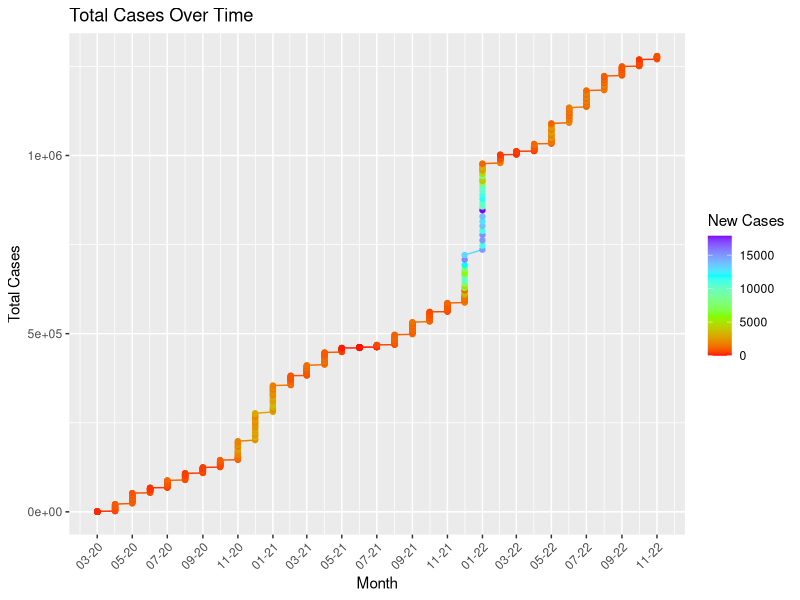
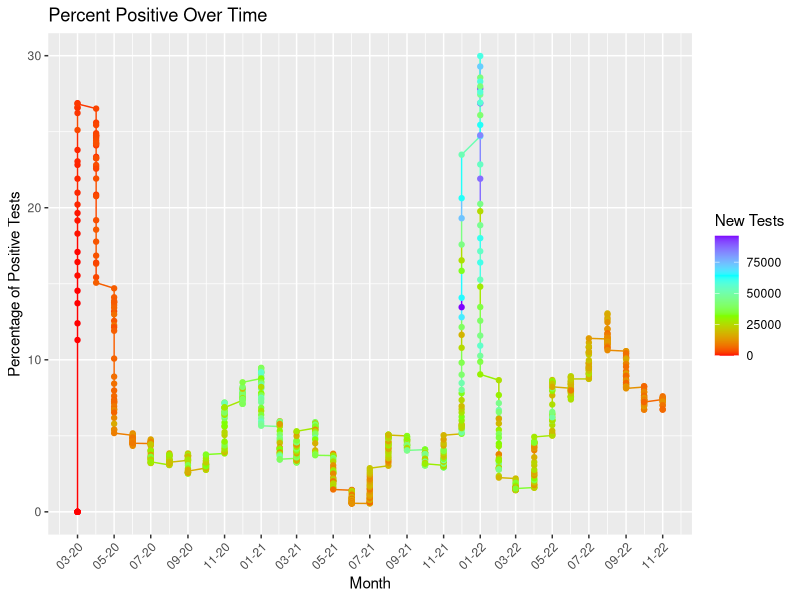
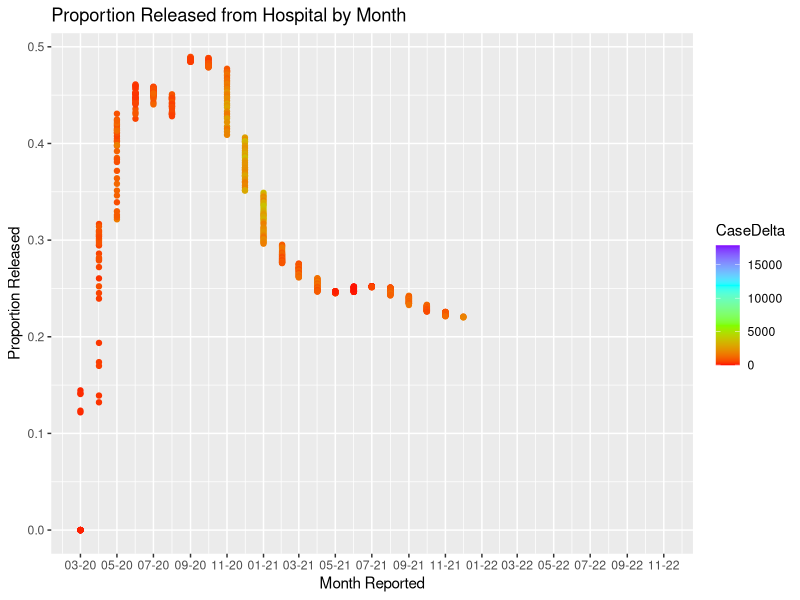
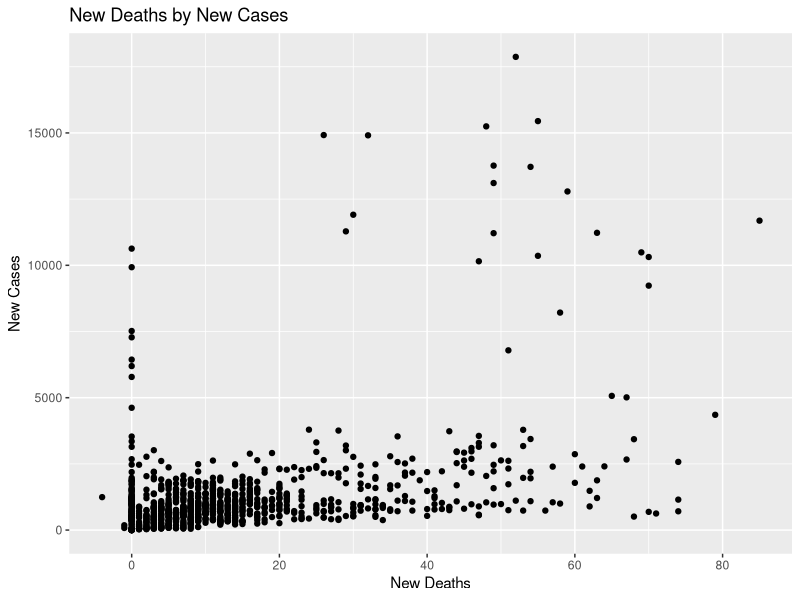
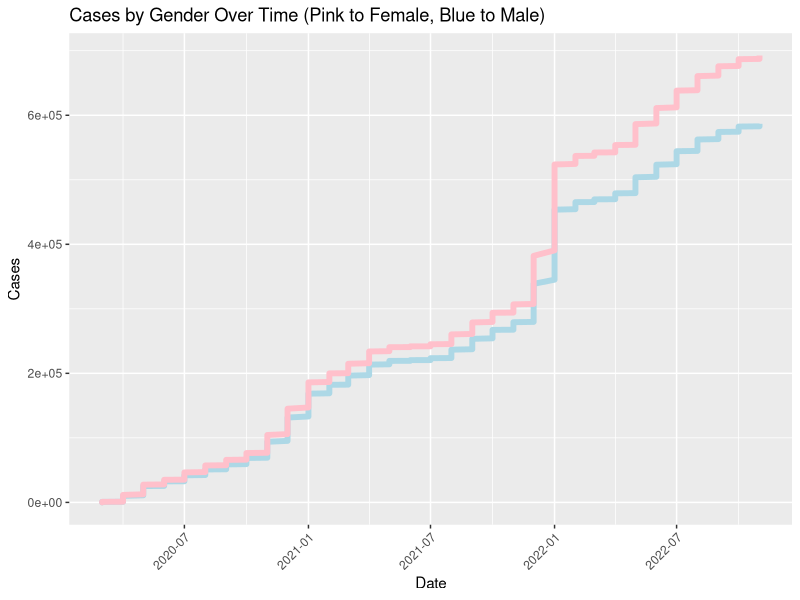
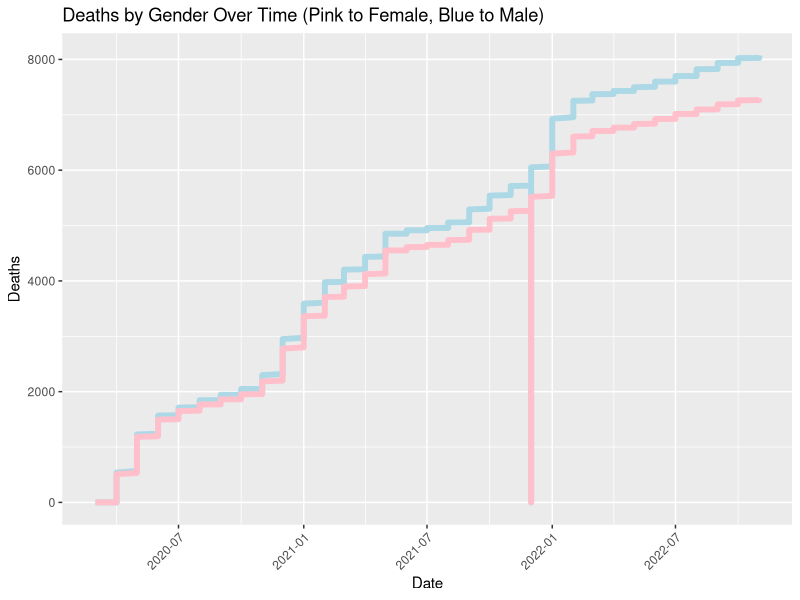
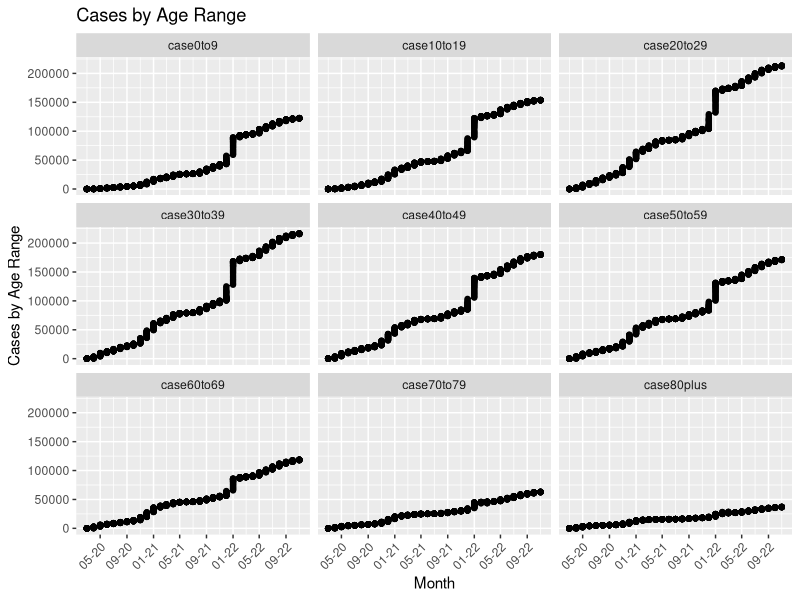
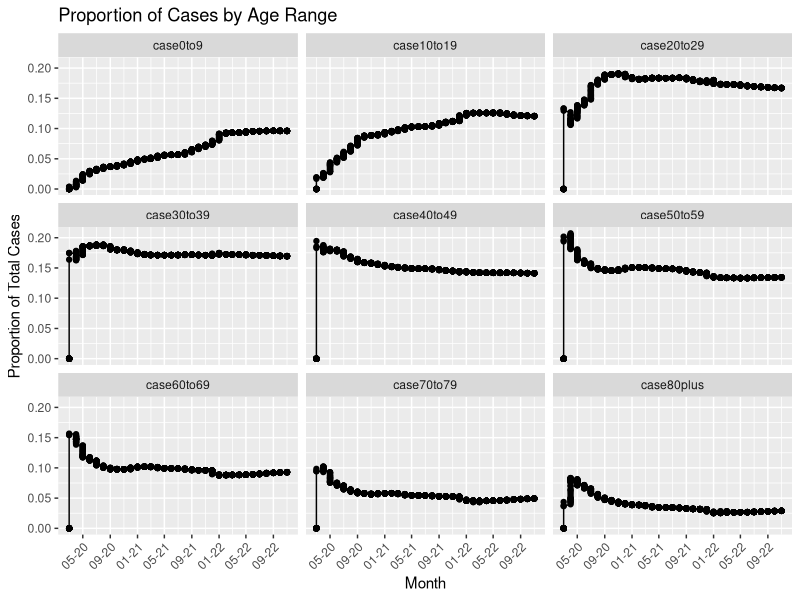

The R script that drew these images, in order:
## ---- chunk 1
knitr::opts_chunk$set(echo = TRUE)
## ---- chunk 2

library(data.table)
df <- fread('MD_COVID-19_-_MASTER_Case_Tracker.csv')
show(df)
## ---- chunk 3
library(zoo)
library(tidyverse)
library(lubridate)
library(dplyr)
## ---- chunk 4


df1 <- df %>% dplyr::mutate(year = year(as.Date(df$ReportDate,format="%m/%d/%Y")),
                 month = lubridate::month(as.Date(df$ReportDate,format="%m/%d/%Y")),
                 day = lubridate::day(as.Date(df$ReportDate,format="%m/%d/%Y")),
                 date = my(format(as.Date(df$ReportDate,format = "%m/%d/%Y"),"%m/%y")))
## ---- chunk 5
ggplot(data=df1, aes(x=df1$date, y=df1$TotalCases, color= df1$CaseDelta)) +
  labs(x = "Month", y = "Total Cases", color = "New Cases") +
  scale_colour_gradientn(colors=rainbow(4)) +
  geom_line()+
  geom_point() +
  scale_x_date(date_labels = "%m-%y",
               date_breaks = "2 month") +
  ggtitle("Total Cases Over Time") +
  theme(axis.text.x = element_text(angle = 45, hjust=1))
## ---- chunk 6
ggplot(data=df1, aes(x=df1$date, y=df1$PosTestPercent, color = df1$TestsDelta)) +
  geom_line() +
  labs(color = "New Tests", x = "Month", y = "Percentage of Positive Tests") +
  scale_colour_gradientn(colors=rainbow(4)) +
  geom_point() +
  scale_x_date(date_labels = "%m-%y",
               date_breaks = "2 month") +
  ggtitle("Percent Positive Over Time") + 
  theme(axis.text.x = element_text(angle = 45, hjust=1))
## ---- chunk 7
proportion_released = df1$total_released / df1$total_hospitalized
ggplot(data=df1, aes(x=df1$date, y=proportion_released, color=CaseDelta)) +
  scale_colour_gradientn(colors=rainbow(4)) +
  xlab("Month Reported") +
  ylab("Proportion Released") +
  geom_point() +
  scale_x_date(date_labels = "%m-%y",
               date_breaks = "2 month") +
  ggtitle("Proportion Released from Hospital by Month")
  theme(axis.text.x = element_text(angle = 45, hjust=1))

## ---- chunk 8

df1$NegDelta[is.na(df1$NegDelta)] = 0
df1$bedsDelta[is.na(df1$bedsDelta)] = 0
df1$deathsDelta[is.na(df1$deathsDelta)] = 0
df1$CaseDelta[is.na(df1$CaseDelta)] = 0
df1$pDeathsDelta[is.na(df1$pDeathsDelta)] = 0
df1$TestsDelta[is.na(df1$TestsDelta)] = 0
df1$releasedDelta[is.na(df1$releasedDelta)] = 0
df1$hospitalizedDelta[is.na(df1$hospitalizedDelta)] = 0

df1 <- df1 %>% mutate_all(.funs = funs(na.locf0(.)))

ggplot(data=df1, aes(x=df1$deathsDelta, y=df1$CaseDelta)) +
  labs(y = "New Cases", x = "New Deaths") +
  geom_point() +
  ggtitle("New Deaths by New Cases")
  geom_abline(color = "red")
## ---- chunk 9

ggp1 <- ggplot(data = df1, aes(x=df1$date)) +       
  geom_line(aes(y = df1$genMale), color = "lightblue", size=2) +
  geom_line(aes(y = df1$genFemale), color = "pink", size=2) +
  labs(x="Date", y="Cases") +
  ggtitle("Cases by Gender Over Time (Pink to Female, Blue to Male)") +
  theme(axis.text.x = element_text(angle = 45, hjust=1))

ggp1     

## ---- chunk 10

ggp1 <- ggplot(data = df1, aes(x=df1$date)) +       
  geom_line(aes(y = df1$deathGenMale), color = "lightblue", size=2) +
  geom_line(aes(y = df1$deathGenFemale), color = "pink", size=2) +
  labs(x="Date", y="Deaths") +
  ggtitle("Deaths by Gender Over Time (Pink to Female, Blue to Male)") +
  theme(axis.text.x = element_text(angle = 45, hjust=1))

ggp1     

## ---- chunk 11
agc <- df1 %>% pivot_longer(
  col = c(case0to9,case10to19,case20to29,case30to39,case40to49,case50to59,case60to69,case70to79,case80plus),
  names_to = "ageGroup",
  values_to = "cases")

ggplot(data = agc, aes(x = `date`, y = `cases`)) +
  facet_wrap(~agc$ageGroup) +
  labs(x = "Month", y = "Cases by Age Range") +
  geom_line()+
  geom_point() +
  ggtitle("Cases by Age Range") +
  scale_x_date(date_labels = "%m-%y",
               date_breaks = "4 month") +
  theme(axis.text.x = element_text(angle = 45, hjust=1))
## ---- chunk 12
agc$proportion = agc$cases / agc$TotalCases

ggplot(data = agc, aes(x = `date`, y = `proportion`)) +
  facet_wrap(~agc$ageGroup) +
  labs(x = "Month", y = "Proportion of Total Cases") +
  geom_line()+
  geom_point() +
  ggtitle("Proportion of Cases by Age Range") +
  scale_x_date(date_labels = "%m-%y",
               date_breaks = "4 month") +
  theme(axis.text.x = element_text(angle = 45, hjust=1))
## ---- chunk 13
agd <- df1 %>% pivot_longer(
  col = c(death0to9,death10to19,death20to29,death30to39,death40to49,death50to59,death60to69,death70to79,death80plus),
  names_to = "ageGroup",
  values_to = "deathByGroup")

ggplot(data = agd, aes(x = `date`, y = `deathByGroup`)) +
  facet_wrap(~agd$ageGroup) +
  labs(x = "Month", y = "Deaths by Age Range") +
  geom_line()+
  geom_point() +
  ggtitle("Deaths by Age Range") +
  scale_x_date(date_labels = "%m-%y",
               date_breaks = "4 month") +
  theme(axis.text.x = element_text(angle = 45, hjust=1))
## ---- chunk 14
agd$proportion = agd$deathByGroup / agd$deaths

ggplot(data = agc, aes(x = `date`, y = `proportion`)) +
  facet_wrap(~agd$ageGroup) +
  labs(x = "Month", y = "Proportion of Total Deaths") +
  geom_line()+
  geom_point() +
  ggtitle("Proportion of Deaths by Age Range") +
  scale_x_date(date_labels = "%m-%y",
               date_breaks = "4 month") +
  theme(axis.text.x = element_text(angle = 45, hjust=1))
## ---- chunk 15
cbr <- df1 %>% pivot_longer(
  col = c(caseAfrAmer,caseWhite,caseHispanic,caseAsian,caseOther,caseNotAVail),
  names_to = "race",
  values_to = "cases")

ggplot(data = cbr, aes(x = `date`, y = `cases`)) +
  facet_wrap(~cbr$race) +
  labs(x = "Month", y = "Cases by Race") +
  geom_line()+
  geom_point() +
  ggtitle("Cases by Race") +
  scale_x_date(date_labels = "%m-%y",
               date_breaks = "4 month") +
  theme(axis.text.x = element_text(angle = 45, hjust=1))
## ---- chunk 16
cbr$proportion = cbr$cases / cbr$TotalCases

ggplot(data = cbr, aes(x = `date`, y = `proportion`)) +
  facet_wrap(~cbr$race) +
  labs(x = "Month", y = "Proportion of Total Cases") +
  geom_line()+
  geom_point() +
  ggtitle("Proportion of Cases by Race") +
  scale_x_date(date_labels = "%m-%y",
               date_breaks = "4 month") +
  theme(axis.text.x = element_text(angle = 45, hjust=1))
## ---- chunk 17
dbr <- df1 %>% pivot_longer(
  col = c(deathAfrAmer,deathWhite,deathHispanic,deathAsian,deathOther,deathNotAvail),
  names_to = "race",
  values_to = "deathByRace")

ggplot(data = dbr, aes(x = `date`, y = `deathByRace`)) +
  facet_wrap(~dbr$race) +
  labs(x = "Month", y = "Deaths by Race") +
  geom_line()+
  geom_point() +
  ggtitle("Deaths by Race") +
  scale_x_date(date_labels = "%m-%y",
               date_breaks = "4 month") +
  theme(axis.text.x = element_text(angle = 45, hjust=1))
## ---- chunk 18
dbr$proportion = dbr$deathByRace / dbr$deaths

ggplot(data = dbr, aes(x = `date`, y = `proportion`)) +
  facet_wrap(~dbr$race) +
  labs(x = "Month", y = "Proportion of Total Deaths") +
  geom_line()+
  geom_point() +
  ggtitle("Proportion of Deaths by Race") +
  scale_x_date(date_labels = "%m-%y",
               date_breaks = "4 month") +
  theme(axis.text.x = element_text(angle = 45, hjust=1))
